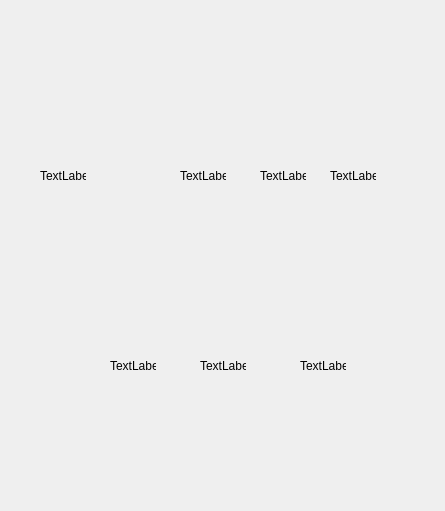
<?xml version="1.0" encoding="UTF-8"?>
<ui version="4.0">
 <class>wind2</class>
 <widget class="QWidget" name="wind2">
  <property name="geometry">
   <rect>
    <x>0</x>
    <y>0</y>
    <width>445</width>
    <height>511</height>
   </rect>
  </property>
  <property name="windowTitle">
   <string>wind2</string>
  </property>
  <widget class="QLabel" name="label_1">
   <property name="geometry">
    <rect>
     <x>40</x>
     <y>120</y>
     <width>46</width>
     <height>111</height>
    </rect>
   </property>
   <property name="text">
    <string>TextLabel</string>
   </property>
  </widget>
  <widget class="QLabel" name="label_2">
   <property name="geometry">
    <rect>
     <x>180</x>
     <y>120</y>
     <width>46</width>
     <height>111</height>
    </rect>
   </property>
   <property name="text">
    <string>TextLabel</string>
   </property>
  </widget>
  <widget class="QLabel" name="label_3">
   <property name="geometry">
    <rect>
     <x>260</x>
     <y>120</y>
     <width>46</width>
     <height>111</height>
    </rect>
   </property>
   <property name="text">
    <string>TextLabel</string>
   </property>
  </widget>
  <widget class="QLabel" name="label_4">
   <property name="geometry">
    <rect>
     <x>330</x>
     <y>120</y>
     <width>46</width>
     <height>111</height>
    </rect>
   </property>
   <property name="text">
    <string>TextLabel</string>
   </property>
  </widget>
  <widget class="QLabel" name="label_5">
   <property name="geometry">
    <rect>
     <x>110</x>
     <y>310</y>
     <width>46</width>
     <height>111</height>
    </rect>
   </property>
   <property name="text">
    <string>TextLabel</string>
   </property>
  </widget>
  <widget class="QLabel" name="label_6">
   <property name="geometry">
    <rect>
     <x>200</x>
     <y>310</y>
     <width>46</width>
     <height>111</height>
    </rect>
   </property>
   <property name="text">
    <string>TextLabel</string>
   </property>
  </widget>
  <widget class="QLabel" name="label_7">
   <property name="geometry">
    <rect>
     <x>300</x>
     <y>310</y>
     <width>46</width>
     <height>111</height>
    </rect>
   </property>
   <property name="text">
    <string>TextLabel</string>
   </property>
  </widget>
 </widget>
 <layoutdefault spacing="6" margin="11"/>
 <resources/>
 <connections/>
</ui>
